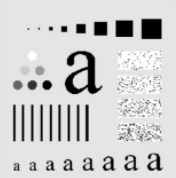
#> input picture Лабораторная 5. Частотная фильтрация/1.png, 176 x 178 px, found by its file name
$ jupyter execute --allow-errors 'Лабораторная работа 3 Panov.ipynb'   (shell and % lines are left out)
#> lines starting #> are read from the running program, lines starting #| are printed output that depends on the picture; after the words box and inside, x2 and y2 are one past the last pixel; in counts of white or black regions, pixels touching at a corner belong together
# Лабораторная работа 3. Морфологические преобразования

Морфологические преобразования

Следует реализовать выделение проблемных зубьев у шестеренки. Пример разобран на лекции.

Описание есть у Стокмана.

Использовать только морфологические операции для бинарных изображений.

Можно использовать для этого функции OpenCV, например:

**Erode** -- размывание(операция сужения)

**Dilate** -- растягивание(операция расширения)

[cell 1]
import cv2
from matplotlib import pyplot as plt
import numpy as np
from __future__ import print_function
from ipywidgets import interact, interactive, fixed, interact_manual
import ipywidgets as widgets

# Читаем изображение

[cell 2]
imageSrs = cv2.imread("1.png")
#> imageSrs is the input picture: shape (178, 176, 3); min 0, max 255, mean 205.6

[cell 3]
def showImage(imageArray, size=(10,10)):
    plt.figure(figsize=size)
    plt.imshow(imageArray, interpolation='nearest')
    plt.show()

# B1 = Исходное - hole_ring

[cell 4]
def showPointImage(image, width, height, r1, r2, x, y):
    res = image
    circle = cv2.circle(np.zeros((width, height), np.uint8), (x,y), r1, 255, -1)
    mask = cv2.circle(np.zeros((width, height), np.uint8), (x,y), r2, 255, -1) - circle
    res = cv2.erode(res, mask)
    showImage(res)

[cell 5]
showImage(imageSrs)

[cell 6]
res = imageSrs
circlePoit = cv2.circle(np.zeros((100, 100), np.uint8), (50,50), 49, 255, -1)
maskPint = cv2.circle(np.zeros((100, 100), np.uint8), (50,50), 53, 255, -1) ^ circlePoit
imageSmallPoint = cv2.erode(res, maskPint)
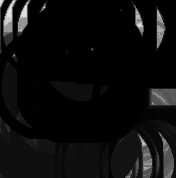
#> imageSmallPoint: shape (178, 176, 3); min 0, max 227, mean 12.6
showImage(imageSmallPoint)

# B2 = B1 - hole_mask

[cell 7]
res = imageSmallPoint
circle = cv2.circle(np.zeros((100, 100), np.uint8), (50,50), 50, 255, -1)
imageBigPoint = cv2.dilate(res, circle)
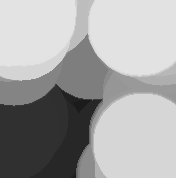
#> imageBigPoint: shape (178, 176, 3); min 27, max 227, mean 165.2
showImage(imageBigPoint)

# B3 = Исходное - B2

# Преобразование изображение(убираем ненужные оттенки)

[cell 8]
def getNormalizationImage(image):
    width = image.shape[1]
#> width = 176
    height = image.shape[0]
#> height = 178
    whiteColor = [255, 255, 255]
    blackColor = [0, 0, 0]
    newImage = image.copy()
    for i in range(height):
        for j in range(width):
            newImage[i, j] = blackColor if image[i, j][0] <= 125 else whiteColor
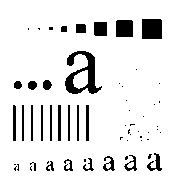
#> newImage: shape (178, 176, 3); 89.9% white; 59 black regions (34 under 20 px), largest, box (x1, y1, x2, y2) and area: (65, 51, 102, 94) 680, (142, 19, 162, 39) 399, (116, 20, 133, 37) 287
    return newImage

normalizationImageSrs = getNormalizationImage(imageSrs)

# Объединение двух картинок. B2 и B3

[cell 9]
merginPointAndSource = imageSrs | imageBigPoint
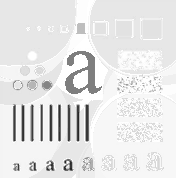
#> merginPointAndSource: shape (178, 176, 3); min 39, max 255, mean 230.1
showImage(merginPointAndSource)

# Выделение окружности

[cell 10]
res = merginPointAndSource
circle = cv2.circle(np.zeros((100, 100), np.uint8), (50,50), 1, 255, -1)
mask = cv2.circle(np.zeros((100, 100), np.uint8), (50,50), 5, 255, -1) - circle
circles = cv2.erode(res, mask)
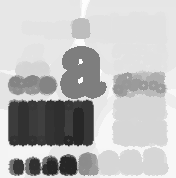
#> circles: shape (178, 176, 3); min 39, max 254, mean 189.2

diffImage = merginPointAndSource ^ circles
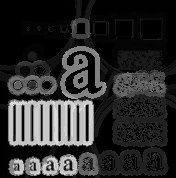
#> diffImage: shape (178, 176, 3); min 0, max 254, mean 44.5

showImage(diffImage)

[cell 11]
def transformCircle(image, width, height, r):
    res = image
    circle = cv2.circle(np.zeros((width, height), np.uint8), (width // 2, height // 2), r, 255, -1)
    res = cv2.dilate(res, circle)
    showImage(res)
    showImage(merginPointAndSource ^ res)

maxValue = 100
interact(transformCircle, image=fixed(merginPointAndSource), width=fixed(50), height=fixed(50), r=(1, 25))
#> the sliders are set to image = <module 'ipywidgets.fixed_' fr, width = <module 'ipywidgets.fixed_' fr, height = <module 'ipywidgets.fixed_' fr, r = 13
#> (the call stopped at in transformCircle, `circle = cv2.circle(np.zeros((width, height), np.uint8), (width // 2, ..`: ipywidgets is not available in this run)

[cell 12]
res = imageSrs
test = cv2.erode(res, np.ones((62, 62), 'uint8'))
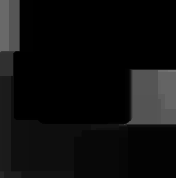
#> test: shape (178, 176, 3); min 0, max 115, mean 14.5
#> the sliders are set to image = <module 'ipywidgets.fixed_' fr, width = 100, height = 100
#> (the rest of this cell did not finish here and is left out)

#> (a cell that did not finish here is left out)

[cell 14]
def transformCircle(image, width, height):
    res = image
    circleMin = cv2.circle(np.zeros((400, 400), np.uint8), (200, 200), width, 255, -1)
    circleMax = cv2.circle(np.zeros((400, 400), np.uint8), (200, 200), height, 255, -1) - circleMin
    res = cv2.dilate(res, circleMax)
    showImage(res)
maxValue = 500
#> (the rest of this cell did not finish here and is left out)

[cell 15]
res = test
circleMin = cv2.circle(np.zeros((400, 400), np.uint8), (200, 200), 155, 255, -1)
circleMax = cv2.circle(np.zeros((400, 400), np.uint8), (200, 200), 154, 255, -1) - circleMin
res = cv2.dilate(res, circleMax)
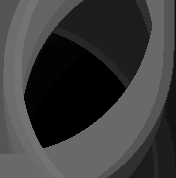
#> res: shape (178, 176, 3); min 0, max 115, mean 60
showImage(res)

[cell 16]
image1 = cv2.imread("1.png")
image2 = cv2.imread("imageBigPoint.jpg")
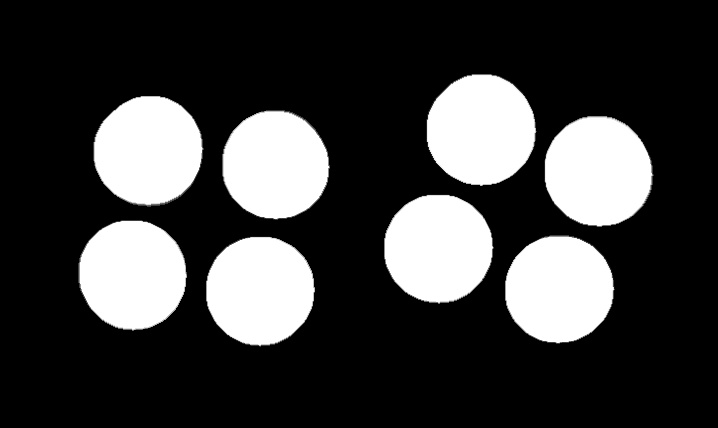
#> input picture Лабораторная работа 3. Морфологические преобразования/imageBigPoint.jpg, 718 x 428 px
#> image2 is the input picture: shape (428, 718, 3); min 0, max 255, mean 61.7
showImage(imageBigPoint)

#> (the rest of this cell did not finish here and is left out)
